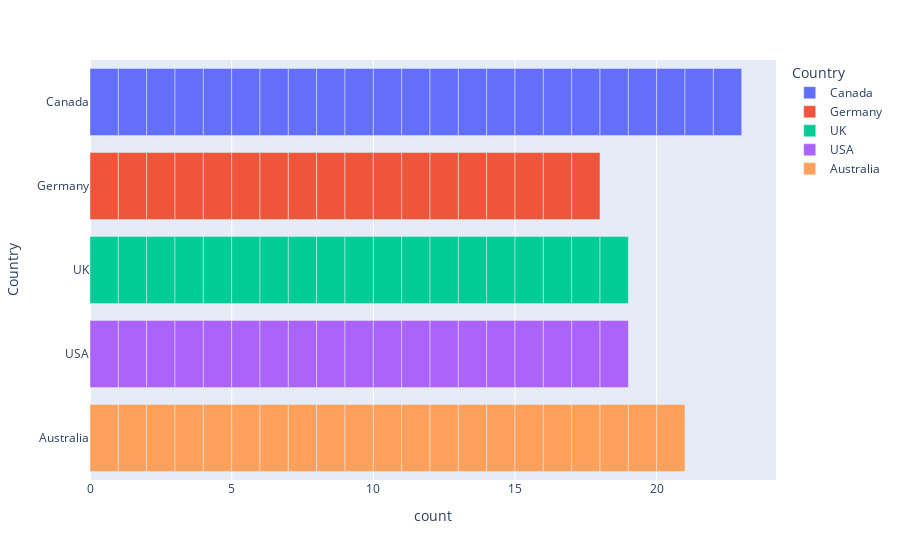

Source (notebook cell):
### Code cell
px.bar(df, y="Country", color="Country", )

### Figure 1 — Plotly figure (JSON) as saved in the notebook; plotly's stock layout.template omitted (floating-point values rounded to 4 significant figures)
{"data": [{"alignmentgroup": "True", "hovertemplate": "Country=%{y}<br>count=%{x}<extra></extra>", "legendgroup": "Canada", "marker": {"color": "#636efa", "pattern": {"shape": ""}}, "name": "Canada", "offsetgroup": "Canada", "orientation": "h", "showlegend": true, "textposition": "auto", "type": "bar", "x": [1, 1, 1, 1, 1, 1, 1, 1, 1, 1, 1, 1, 1, 1, 1, 1, 1, 1, 1, 1, 1, 1, 1], "xaxis": "x", "y": ["Canada", "Canada", "Canada", "Canada", "Canada", "Canada", "Canada", "Canada", "Canada", "Canada", "Canada", "Canada", "Canada", "Canada", "Canada", "Canada", "Canada", "Canada", "Canada", "Canada", "Canada", "Canada", "Canada"], "yaxis": "y"}, {"alignmentgroup": "True", "hovertemplate": "Country=%{y}<br>count=%{x}<extra></extra>", "legendgroup": "Germany", "marker": {"color": "#EF553B", "pattern": {"shape": ""}}, "name": "Germany", "offsetgroup": "Germany", "orientation": "h", "showlegend": true, "textposition": "auto", "type": "bar", "x": [1, 1, 1, 1, 1, 1, 1, 1, 1, 1, 1, 1, 1, 1, 1, 1, 1, 1], "xaxis": "x", "y": ["Germany", "Germany", "Germany", "Germany", "Germany", "Germany", "Germany", "Germany", "Germany", "Germany", "Germany", "Germany", "Germany", "Germany", "Germany", "Germany", "Germany", "Germany"], "yaxis": "y"}, {"alignmentgroup": "True", "hovertemplate": "Country=%{y}<br>count=%{x}<extra></extra>", "legendgroup": "UK", "marker": {"color": "#00cc96", "pattern": {"shape": ""}}, "name": "UK", "offsetgroup": "UK", "orientation": "h", "showlegend": true, "textposition": "auto", "type": "bar", "x": [1, 1, 1, 1, 1, 1, 1, 1, 1, 1, 1, 1, 1, 1, 1, 1, 1, 1, 1], "xaxis": "x", "y": ["UK", "UK", "UK", "UK", "UK", "UK", "UK", "UK", "UK", "UK", "UK", "UK", "UK", "UK", "UK", "UK", "UK", "UK", "UK"], "yaxis": "y"}, {"alignmentgroup": "True", "hovertemplate": "Country=%{y}<br>count=%{x}<extra></extra>", "legendgroup": "USA", "marker": {"color": "#ab63fa", "pattern": {"shape": ""}}, "name": "USA", "offsetgroup": "USA", "orientation": "h", "showlegend": true, "textposition": "auto", "type": "bar", "x": [1, 1, 1, 1, 1, 1, 1, 1, 1, 1, 1, 1, 1, 1, 1, 1, 1, 1, 1], "xaxis": "x", "y": ["USA", "USA", "USA", "USA", "USA", "USA", "USA", "USA", "USA", "USA", "USA", "USA", "USA", "USA", "USA", "USA", "USA", "USA", "USA"], "yaxis": "y"}, {"alignmentgroup": "True", "hovertemplate": "Country=%{y}<br>count=%{x}<extra></extra>", "legendgroup": "Australia", "marker": {"color": "#FFA15A", "pattern": {"shape": ""}}, "name": "Australia", "offsetgroup": "Australia", "orientation": "h", "showlegend": true, "textposition": "auto", "type": "bar", "x": [1, 1, 1, 1, 1, 1, 1, 1, 1, 1, 1, 1, 1, 1, 1, 1, 1, 1, 1, 1, 1], "xaxis": "x", "y": ["Australia", "Australia", "Australia", "Australia", "Australia", "Australia", "Australia", "Australia", "Australia", "Australia", "Australia", "Australia", "Australia", "Australia", "Australia", "Australia", "Australia", "Australia", "Australia", "Australia", "Australia"], "yaxis": "y"}], "layout": {"barmode": "relative", "legend": {"title": {"text": "Country"}, "tracegroupgap": 0}, "margin": {"t": 60}, "xaxis": {"anchor": "y", "domain": [0, 1], "title": {"text": "count"}}, "yaxis": {"anchor": "x", "categoryarray": ["Australia", "USA", "UK", "Germany", "Canada"], "categoryorder": "array", "domain": [0, 1], "title": {"text": "Country"}}}}
